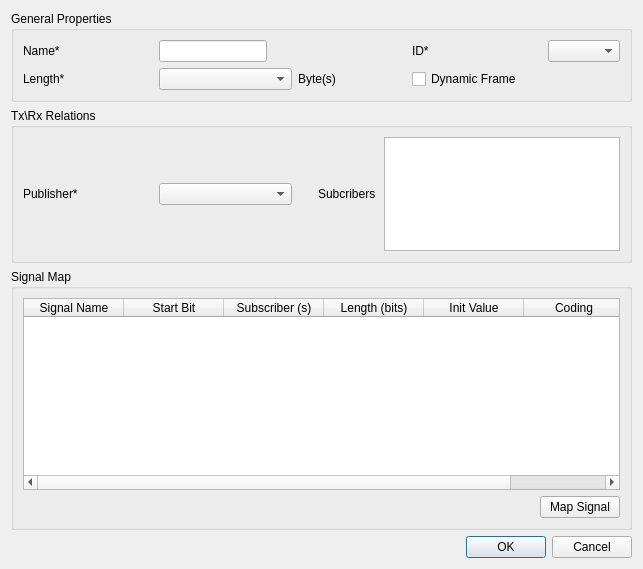
<?xml version="1.0" encoding="UTF-8"?>
<ui version="4.0">
 <class>UnConditionalFrameEditDlg</class>
 <widget class="QDialog" name="UnConditionalFrameEditDlg">
  <property name="geometry">
   <rect>
    <x>0</x>
    <y>0</y>
    <width>643</width>
    <height>569</height>
   </rect>
  </property>
  <property name="windowTitle">
   <string>Edit Unconditional Frame - Frame1</string>
  </property>
  <property name="windowIcon">
   <iconset resource="ldfeditor.qrc">
    <normaloff>:/LDFEditorIcons/Resources/icons/Frame.png</normaloff>:/LDFEditorIcons/Resources/icons/Frame.png</iconset>
  </property>
  <layout class="QVBoxLayout" name="verticalLayout">
   <item>
    <widget class="QGroupBox" name="groupBox">
     <property name="title">
      <string>General Properties</string>
     </property>
     <layout class="QHBoxLayout" name="horizontalLayout_6">
      <item>
       <layout class="QGridLayout" name="gridLayout_2">
        <item row="0" column="4">
         <widget class="QLabel" name="label_2">
          <property name="sizePolicy">
           <sizepolicy hsizetype="Fixed" vsizetype="Fixed">
            <horstretch>0</horstretch>
            <verstretch>0</verstretch>
           </sizepolicy>
          </property>
          <property name="minimumSize">
           <size>
            <width>130</width>
            <height>0</height>
           </size>
          </property>
          <property name="text">
           <string>ID*</string>
          </property>
         </widget>
        </item>
        <item row="0" column="0">
         <widget class="QLabel" name="label">
          <property name="sizePolicy">
           <sizepolicy hsizetype="Fixed" vsizetype="Fixed">
            <horstretch>0</horstretch>
            <verstretch>0</verstretch>
           </sizepolicy>
          </property>
          <property name="minimumSize">
           <size>
            <width>130</width>
            <height>0</height>
           </size>
          </property>
          <property name="text">
           <string>Name*</string>
          </property>
         </widget>
        </item>
        <item row="1" column="1">
         <widget class="QComboBox" name="comboFrameLength">
          <property name="sizePolicy">
           <sizepolicy hsizetype="Fixed" vsizetype="Fixed">
            <horstretch>0</horstretch>
            <verstretch>0</verstretch>
           </sizepolicy>
          </property>
          <property name="minimumSize">
           <size>
            <width>133</width>
            <height>0</height>
           </size>
          </property>
          <property name="maxVisibleItems">
           <number>8</number>
          </property>
          <property name="maxCount">
           <number>8</number>
          </property>
         </widget>
        </item>
        <item row="1" column="0">
         <widget class="QLabel" name="label_3">
          <property name="sizePolicy">
           <sizepolicy hsizetype="Fixed" vsizetype="Fixed">
            <horstretch>0</horstretch>
            <verstretch>0</verstretch>
           </sizepolicy>
          </property>
          <property name="minimumSize">
           <size>
            <width>130</width>
            <height>0</height>
           </size>
          </property>
          <property name="text">
           <string>Length*</string>
          </property>
         </widget>
        </item>
        <item row="0" column="2">
         <spacer name="horizontalSpacer">
          <property name="orientation">
           <enum>Qt::Horizontal</enum>
          </property>
          <property name="sizeType">
           <enum>QSizePolicy::Fixed</enum>
          </property>
          <property name="sizeHint" stdset="0">
           <size>
            <width>40</width>
            <height>20</height>
           </size>
          </property>
         </spacer>
        </item>
        <item row="0" column="5">
         <widget class="QComboBox" name="comboFrameId">
          <property name="sizePolicy">
           <sizepolicy hsizetype="Fixed" vsizetype="Fixed">
            <horstretch>0</horstretch>
            <verstretch>0</verstretch>
           </sizepolicy>
          </property>
          <property name="maxVisibleItems">
           <number>10</number>
          </property>
          <property name="maxCount">
           <number>61</number>
          </property>
         </widget>
        </item>
        <item row="0" column="1">
         <widget class="QLineEdit" name="editFrameName">
          <property name="sizePolicy">
           <sizepolicy hsizetype="Fixed" vsizetype="Fixed">
            <horstretch>0</horstretch>
            <verstretch>0</verstretch>
           </sizepolicy>
          </property>
         </widget>
        </item>
        <item row="0" column="3">
         <layout class="QHBoxLayout" name="horizontalLayout"/>
        </item>
        <item row="1" column="3">
         <layout class="QHBoxLayout" name="horizontalLayout_3"/>
        </item>
        <item row="1" column="2">
         <widget class="QLabel" name="label_6">
          <property name="text">
           <string>Byte(s)</string>
          </property>
         </widget>
        </item>
        <item row="1" column="4">
         <widget class="QCheckBox" name="chkDynFrame">
          <property name="sizePolicy">
           <sizepolicy hsizetype="Fixed" vsizetype="Fixed">
            <horstretch>0</horstretch>
            <verstretch>0</verstretch>
           </sizepolicy>
          </property>
          <property name="minimumSize">
           <size>
            <width>130</width>
            <height>0</height>
           </size>
          </property>
          <property name="text">
           <string>Dynamic Frame</string>
          </property>
         </widget>
        </item>
       </layout>
      </item>
     </layout>
    </widget>
   </item>
   <item>
    <widget class="QGroupBox" name="groupBox_3">
     <property name="sizePolicy">
      <sizepolicy hsizetype="Preferred" vsizetype="Preferred">
       <horstretch>0</horstretch>
       <verstretch>0</verstretch>
      </sizepolicy>
     </property>
     <property name="title">
      <string>Tx\Rx Relations</string>
     </property>
     <layout class="QHBoxLayout" name="horizontalLayout_4">
      <item>
       <layout class="QHBoxLayout" name="horizontalLayout_2">
        <item>
         <widget class="QLabel" name="label_4">
          <property name="sizePolicy">
           <sizepolicy hsizetype="Fixed" vsizetype="Fixed">
            <horstretch>0</horstretch>
            <verstretch>0</verstretch>
           </sizepolicy>
          </property>
          <property name="minimumSize">
           <size>
            <width>130</width>
            <height>0</height>
           </size>
          </property>
          <property name="text">
           <string>Publisher*</string>
          </property>
         </widget>
        </item>
        <item>
         <widget class="QComboBox" name="comboPublisher">
          <property name="sizePolicy">
           <sizepolicy hsizetype="Fixed" vsizetype="Fixed">
            <horstretch>0</horstretch>
            <verstretch>0</verstretch>
           </sizepolicy>
          </property>
          <property name="minimumSize">
           <size>
            <width>133</width>
            <height>0</height>
           </size>
          </property>
         </widget>
        </item>
        <item>
         <spacer name="horizontalSpacer_2">
          <property name="orientation">
           <enum>Qt::Horizontal</enum>
          </property>
          <property name="sizeHint" stdset="0">
           <size>
            <width>40</width>
            <height>20</height>
           </size>
          </property>
         </spacer>
        </item>
        <item>
         <widget class="QLabel" name="label_5">
          <property name="sizePolicy">
           <sizepolicy hsizetype="Preferred" vsizetype="Fixed">
            <horstretch>0</horstretch>
            <verstretch>0</verstretch>
           </sizepolicy>
          </property>
          <property name="minimumSize">
           <size>
            <width>60</width>
            <height>0</height>
           </size>
          </property>
          <property name="text">
           <string>Subcribers</string>
          </property>
         </widget>
        </item>
        <item>
         <widget class="QListWidget" name="listSubscribers">
          <property name="sizePolicy">
           <sizepolicy hsizetype="Preferred" vsizetype="Preferred">
            <horstretch>0</horstretch>
            <verstretch>0</verstretch>
           </sizepolicy>
          </property>
         </widget>
        </item>
       </layout>
      </item>
     </layout>
    </widget>
   </item>
   <item>
    <widget class="QGroupBox" name="groupBox_2">
     <property name="title">
      <string>Signal Map</string>
     </property>
     <layout class="QHBoxLayout" name="horizontalLayout_5">
      <item>
       <layout class="QGridLayout" name="gridLayout_4">
        <item row="1" column="1">
         <widget class="QPushButton" name="btnMapSignal">
          <property name="sizePolicy">
           <sizepolicy hsizetype="Fixed" vsizetype="Fixed">
            <horstretch>0</horstretch>
            <verstretch>0</verstretch>
           </sizepolicy>
          </property>
          <property name="text">
           <string>Map Signal</string>
          </property>
         </widget>
        </item>
        <item row="1" column="0">
         <spacer name="horizontalSpacer_6">
          <property name="orientation">
           <enum>Qt::Horizontal</enum>
          </property>
          <property name="sizeHint" stdset="0">
           <size>
            <width>40</width>
            <height>20</height>
           </size>
          </property>
         </spacer>
        </item>
        <item row="0" column="0" colspan="2">
         <widget class="LDFCommonTableWidget" name="tableSignals">
          <property name="sizePolicy">
           <sizepolicy hsizetype="Expanding" vsizetype="Fixed">
            <horstretch>0</horstretch>
            <verstretch>0</verstretch>
           </sizepolicy>
          </property>
          <property name="editTriggers">
           <set>QAbstractItemView::NoEditTriggers</set>
          </property>
          <column>
           <property name="text">
            <string>Signal Name</string>
           </property>
          </column>
          <column>
           <property name="text">
            <string>Start Bit</string>
           </property>
          </column>
          <column>
           <property name="text">
            <string>Subscriber (s)</string>
           </property>
          </column>
          <column>
           <property name="text">
            <string>Length (bits)</string>
           </property>
          </column>
          <column>
           <property name="text">
            <string>Init Value</string>
           </property>
          </column>
          <column>
           <property name="text">
            <string>Coding</string>
           </property>
          </column>
         </widget>
        </item>
       </layout>
      </item>
     </layout>
    </widget>
   </item>
   <item>
    <layout class="QGridLayout" name="gridLayout">
     <item row="0" column="0">
      <spacer name="horizontalSpacer_4">
       <property name="orientation">
        <enum>Qt::Horizontal</enum>
       </property>
       <property name="sizeHint" stdset="0">
        <size>
         <width>40</width>
         <height>20</height>
        </size>
       </property>
      </spacer>
     </item>
     <item row="0" column="1">
      <widget class="QDialogButtonBox" name="buttonBox">
       <property name="sizePolicy">
        <sizepolicy hsizetype="Fixed" vsizetype="Fixed">
         <horstretch>0</horstretch>
         <verstretch>0</verstretch>
        </sizepolicy>
       </property>
       <property name="standardButtons">
        <set>QDialogButtonBox::Cancel|QDialogButtonBox::Ok</set>
       </property>
      </widget>
     </item>
    </layout>
   </item>
  </layout>
  <zorder>groupBox_2</zorder>
  <zorder>groupBox</zorder>
  <zorder>groupBox_3</zorder>
 </widget>
 <customwidgets>
  <customwidget>
   <class>LDFCommonTableWidget</class>
   <extends>QTableWidget</extends>
   <header>LDFCommonTableWidget.h</header>
  </customwidget>
 </customwidgets>
 <resources>
  <include location="ldfeditor.qrc"/>
 </resources>
 <connections/>
</ui>
